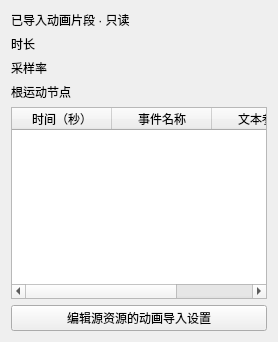
<?xml version="1.0" encoding="UTF-8"?>
<ui version="4.0">
 <class>AnimationClipPreviewInspectorForm</class>
 <widget class="QWidget" name="AnimationClipPreviewInspectorForm">
  <layout class="QVBoxLayout" name="mainLayout">
   <item><widget class="QLabel" name="descriptionLabel"><property name="text"><string>已导入动画片段 · 只读</string></property></widget></item>
   <item><layout class="QFormLayout" name="summaryLayout">
    <item row="0" column="0"><widget class="QLabel" name="durationCaption"><property name="text"><string>时长</string></property></widget></item><item row="0" column="1"><widget class="QLabel" name="durationLabel"><property name="text"><string/></property></widget></item>
    <item row="1" column="0"><widget class="QLabel" name="sampleRateCaption"><property name="text"><string>采样率</string></property></widget></item><item row="1" column="1"><widget class="QLabel" name="sampleRateLabel"><property name="text"><string/></property></widget></item>
    <item row="2" column="0"><widget class="QLabel" name="rootMotionCaption"><property name="text"><string>根运动节点</string></property></widget></item><item row="2" column="1"><widget class="QLabel" name="rootMotionNodeLabel"><property name="text"><string/></property><property name="wordWrap"><bool>true</bool></property><property name="textInteractionFlags"><set>Qt::TextSelectableByMouse</set></property></widget></item>
   </layout></item>
   <item><widget class="QTableWidget" name="importedEventsTable"><property name="minimumSize"><size><width>0</width><height>140</height></size></property><property name="editTriggers"><set>QAbstractItemView::NoEditTriggers</set></property><property name="selectionBehavior"><enum>QAbstractItemView::SelectRows</enum></property>
    <column><property name="text"><string>时间（秒）</string></property></column><column><property name="text"><string>事件名称</string></property></column><column><property name="text"><string>文本参数</string></property></column>
   </widget></item>
   <item><widget class="QPushButton" name="editClipSourceSettingsButton"><property name="text"><string>编辑源资源的动画导入设置</string></property></widget></item>
  </layout>
 </widget>
 <resources/><connections/>
</ui>
